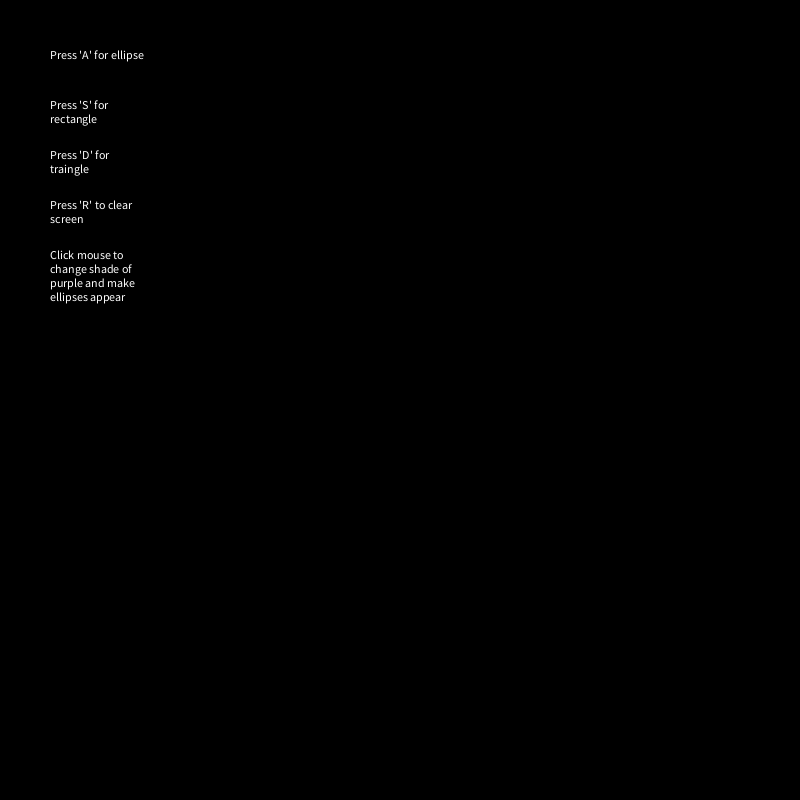
Frame 1 (no input)
Frame 60 (the mouse pressed at the canvas centre just before this capture): identical to frame 1, image omitted
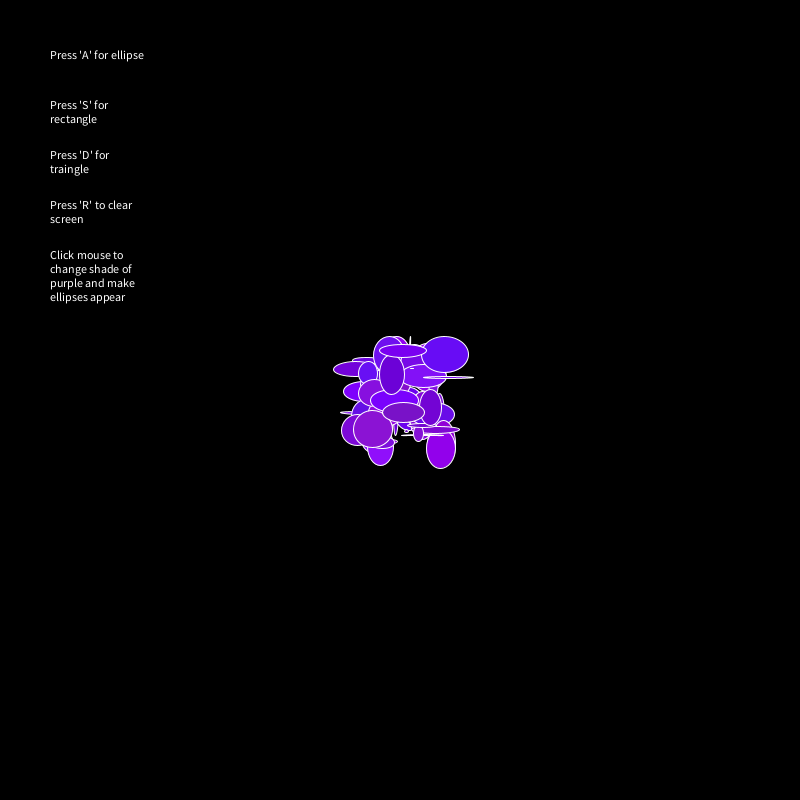
Frame 120 (the mouse held since frame 60 and released just before this capture)

The Processing sketch that drew these frames (run headless with seeded random() and noise(); from frame 60 on, the mouse is pressed at the canvas centre):

// Processing sketch: processing_37275
// ── processing_37275.pde

//Created by Andrew Huang

boolean aPressed, sPressed, dPressed, rPressed, V;

void keyPressed()
{
  if (key == 'a' || key == 'A') aPressed = true;
  if (key == 's' || key == 'S') sPressed = true;
  if (key == 'd' || key == 'D') dPressed = true;
  if (key == 'r' || key == 'R') rPressed = true;
}
void keyReleased()
{
  if (key == 'a' || key == 'A') aPressed = false;
  if (key == 's' || key == 'S') sPressed = false;
  if (key == 'd' || key == 'D') dPressed = false;
  if (key == 'r' || key == 'R') rPressed = false;
}

void mousePressed()
{
  V = true;
  if (mousePressed == true)
  {
    fill (random(20), random(20), random(255));
  }
}

void mouseReleased()
{
  V = false;
}


void setup ()
{
  background (0);
  size (800, 800);
  smooth();
  aPressed = dPressed = sPressed = false;
  fill (255);
  text ( "Press 'A' for ellipse", 50, 50, 100, 50);
  text ( "Press 'S' for rectangle", 50, 100, 100, 50);
  text ( "Press 'D' for traingle", 50, 150, 100, 50);
  text ( "Press 'R' to clear screen", 50, 200, 100, 50);
  text ( "Click mouse to change shade of purple and make ellipses appear", 50, 250, 100, 500);
}

void draw ()
{
  if (V)
  {
    stroke (255);
    fill (random(100, 150), random(20), random(200, 255));
    ellipse (mouseX+random(-50, 50), mouseY+random(-50, 50), random(50), random(50));
  }
  if (aPressed)
  {
    stroke(255);
    line (pmouseX, pmouseY, mouseX, mouseY);
    fill (150, 0, 255);
    ellipse (mouseX, mouseY, 40, 40);
  }
  if (sPressed)
  {
    stroke(255);
    line (pmouseX, pmouseY, mouseX, mouseY);
    fill (150, 0, 255);
    rect (mouseX - 15, mouseY - 15, 50, 50);
  }
  if (dPressed)
  {
    stroke(255);
    line (pmouseX, pmouseY, mouseX, mouseY);
    fill (150, 0, 255);
    triangle (mouseX-30, mouseY + 30, mouseX, mouseY - 30, mouseX + 30, mouseY + 30);
  }
  if (rPressed)
  {
    background (0);
  }
}
